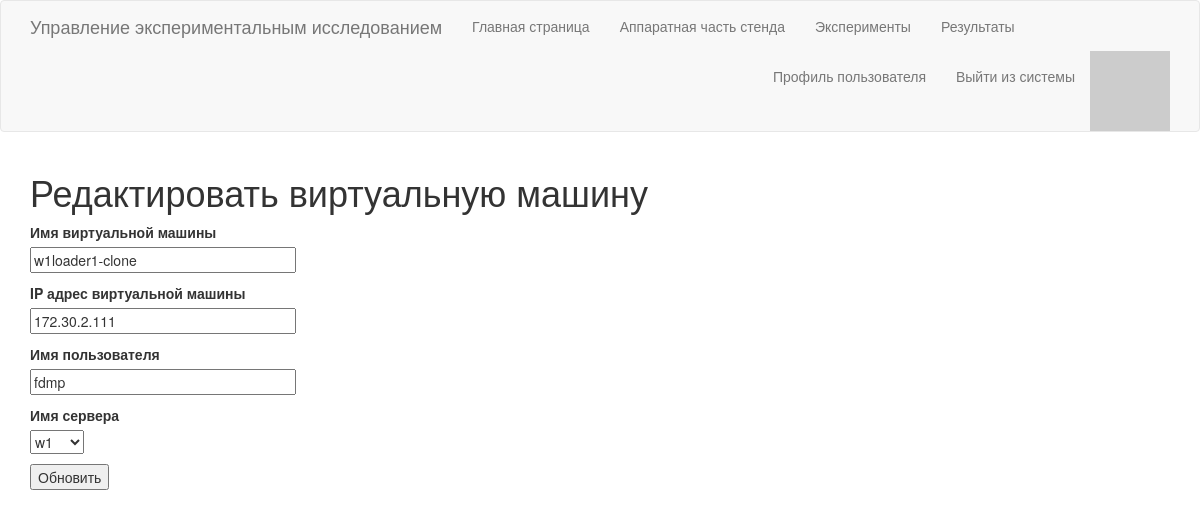
The page /vm_edit/w1loader1-clone (signed in) on the database its author committed.
### app/stand/vm_model.py (models this page shows, shortened)
class VM(db.Model):
    id = db.Column(db.Integer, primary_key=True)
    vmname = db.Column(db.String(20), index=True, unique=True)
    server_id = db.Column(db.Integer, db.ForeignKey('server.id'))
    vm_ip = db.Column(db.String(15), index=True, unique=True)
    username = db.Column(db.String(20), index=False, unique=False)
    identity_file = db.Column(db.String(40), index=False, unique=False)

### app/stand/server_model.py (models this page shows, shortened)
class Server(db.Model):
    id = db.Column(db.Integer, primary_key=True)
    servername = db.Column(db.String(20), index=True, unique=True)
    server_ip = db.Column(db.String(15), index=True, unique=True)
    vms = db.relationship('VM', backref='server')
    interfaces = db.relationship('ServerInterface', backref='server')
    username = db.Column(db.String(20), index=False, unique=False)
    identity_file = db.Column(db.String(40), index=False, unique=False)

### app/routes.py (the view)
@app.route('/vm_edit/<vmname>', methods=['GET', 'POST'])
@login_required
def vm_edit(vmname):
    vm = VM.query.filter_by(vmname=vmname).first()
    if vm is None:
        flash('Не существует виртуальной машины с именем {}'.format(vmname))
        return redirect(url_for('stand'))
    form = VMEditForm(vmname, vm.vm_ip)
    if form.validate_on_submit():
        vm.vmname = form.vmname.data
        vm.vm_ip = form.vm_ip.data
        vm.username = form.username.data
        serv = Server.query.filter_by(servername=form.servername.data).first()
        vm.server_id = serv.id
        db.session.commit()
        flash('Виртуальная машина {} была успешно обновлена'.format(form.vmname.data))
        return redirect(url_for('stand'))
    elif request.method == 'GET':
        form.vmname.data = vm.vmname
        form.vm_ip.data = vm.vm_ip
        form.username.data = vm.username
        servers = Server.query.all()
        serverNames = []
        for serv in servers:
            serverNames.append(serv.servername)
        form.servername.choices= [(srv, srv) for srv in serverNames]
        form.servername.data = Server.query.filter_by(id=vm.server_id).first().servername
    return render_template('vm_edit.html', title='Редактирование виртуальной машины', form=form)

### app/forms.py (shortened to what this page needs)
class VMEditForm(FlaskForm):
    vmname = StringField('Имя виртуальной машины', validators=[DataRequired()])
    vm_ip = StringField('IP адрес виртуальной машины', validators=[DataRequired(), IPAddress()])
    username = StringField('Имя пользователя', validators=[DataRequired()])
    servername = NonValidatingSelectField('Имя сервера', validators=[DataRequired()])
    submit = SubmitField('Обновить')
    def __init__(self, original_vmname, original_ip, *args, **kwargs):
        super(VMEditForm, self).__init__(*args, **kwargs)
        self.original_vmname = original_vmname
        self.original_ip = original_ip

### app/models.py (called while the page is built)
@login.user_loader
def load_user(id):
    return User.query.get(int(id))

    def avatar(self, size):
        digest = md5(self.email.lower().encode('utf-8')).hexdigest()
        return 'https://www.gravatar.com/avatar/{}?d=identicon&s={}'.format(
                        digest, size)

### app/routes.py (called while the page is built)
@app.before_request
def before_request():
    if current_user.is_authenticated:
        current_user.last_seen = datetime.utcnow()
        db.session.commit()

### app/templates/vm_edit.html (shortened to what this page needs)
{% extends "base.html" %}
{% block app_content %}
    <h1>Редактировать виртуальную машину</h1>
    <form action="" method="post">
        <p>
            {{ form.vmname.label }}<br>
            {{ form.vmname(size=32) }}<br>
        </p>
        <p>
            {{ form.vm_ip.label }}<br>
            {{ form.vm_ip(size=32) }}<br>
        </p>
        <p>
            {{ form.username.label }}<br>
            {{ form.username(size=32) }}<br>
        </p>
        <p>
            {{ form.servername.label }}<br>
            {{ form.servername() }}<br>
        </p>
        <p>{{ form.submit() }}</p>
    </form>
{% endblock %}

### rows shown on the page
VM: vmname "w1loader1-clone", vm_ip "172.30.2.111", username "fdmp"
Server: servername "w1"
